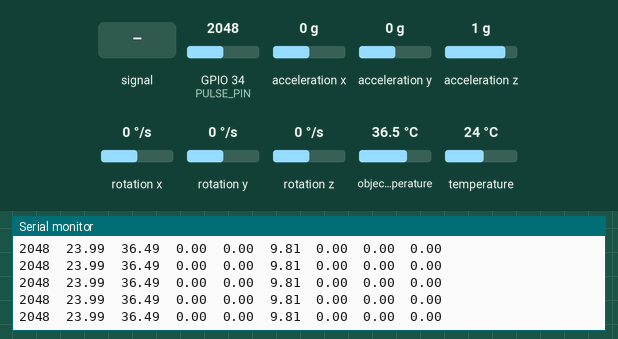
Recording of a sketch running on a simulated ESP32. Shown: the last lines printed to the serial monitor. Inputs (shaded band) come from the test bench; at power-on: acceleration x 0 g, GPIO 34 (PULSE_PIN) = 2048, acceleration y 0 g, acceleration z 1 g, rotation x 0 °/s, rotation y 0 °/s, rotation z 0 °/s, object temperature 36.5 °C, temperature 24 °C.

Above: at 1.2 s.
1.3 s: GPIO 34 (PULSE_PIN) fed a 200 Hz sine of ±327 counts around its level
At 1.37 s:
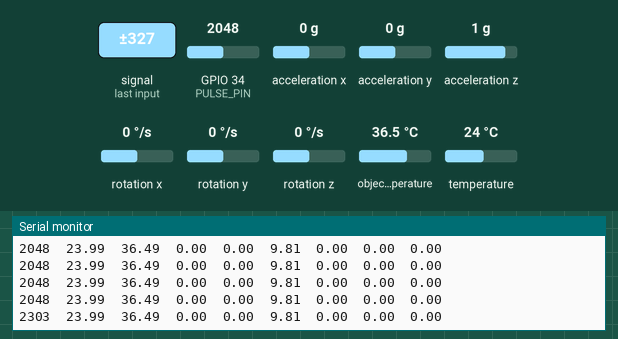
2.8 s: acceleration x set to -1.4 g
At 2.82 s:
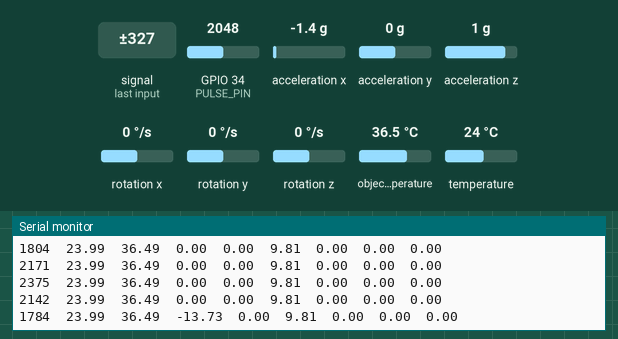
4.3 s: GPIO 34 (PULSE_PIN) set to 2866
At 4.34 s:
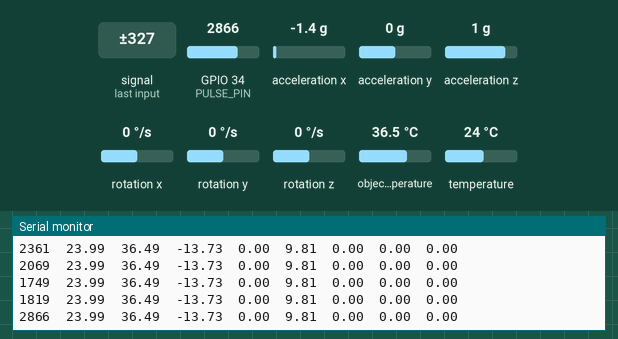
5.8 s: acceleration y set to -1.4 g
At 5.8 s:
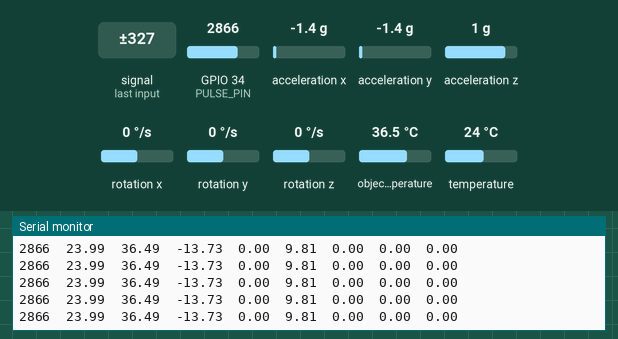
7.3 s: GPIO 34 (PULSE_PIN) fed a 1000 Hz sine of ±1023 counts around its level
At 7.36 s:
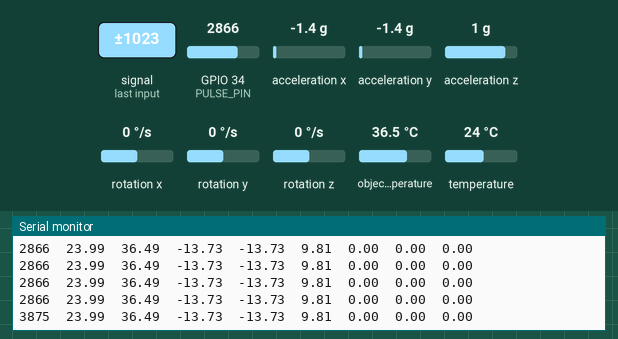
8.8 s: acceleration z set to -1.4 g
At 8.82 s:
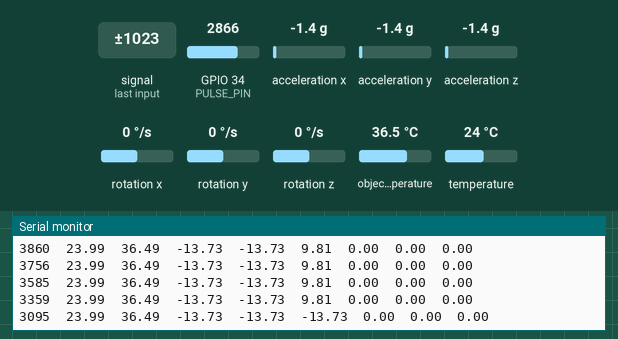
Timing chart, 0 to 11.3 s (numbered marks = the images above; inputs shaded):
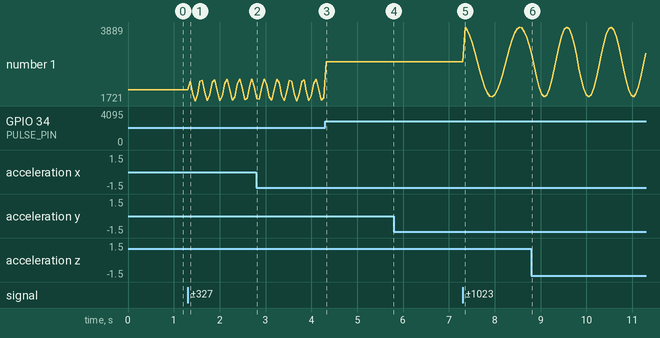

The sketch:

sensors_final.ino
```cpp
#include <Wire.h>
#include <Adafruit_MLX90614.h>
#include <Adafruit_MPU6050.h>
#include <Adafruit_Sensor.h>

#define PULSE_PIN 34 // ADC pin for KG011 Pulse Monitor

Adafruit_MLX90614 mlx = Adafruit_MLX90614();
Adafruit_MPU6050 mpu;

void setup() {
  Serial.begin(115200);

  // Initialize MLX90614
  if (!mlx.begin()) {
    Serial.println("Error initializing MLX90614");
    while (1);
  }

  // Initialize MPU6050
  if (!mpu.begin()) {
    Serial.println("Error initializing MPU6050");
    while (1);
  }
  mpu.setAccelerometerRange(MPU6050_RANGE_8_G);
  mpu.setGyroRange(MPU6050_RANGE_500_DEG);
  mpu.setFilterBandwidth(MPU6050_BAND_21_HZ);

  // Setup Pulse Monitor
  pinMode(PULSE_PIN, INPUT);
}

void loop() {
  // Pulse Monitor Reading
  int pulseValue = analogRead(PULSE_PIN);

  // MLX90614 Readings
  float ambientTemp = mlx.readAmbientTempC();
  float objectTemp = mlx.readObjectTempC();

  // MPU6050 Readings
  sensors_event_t accel, gyro, temp;
  mpu.getEvent(&accel, &gyro, &temp);

  // Output for Serial Plotter (separated by tabs or commas)
  Serial.print(pulseValue);                // Pulse value
  Serial.print("\t");                       // Tab separator
  Serial.print(ambientTemp);               // Ambient temperature
  Serial.print("\t");
  Serial.print(objectTemp);                // Object temperature
  Serial.print("\t");
  Serial.print(accel.acceleration.x);      // Accelerometer X
  Serial.print("\t");
  Serial.print(accel.acceleration.y);      // Accelerometer Y
  Serial.print("\t");
  Serial.print(accel.acceleration.z);      // Accelerometer Z
  Serial.print("\t");
  Serial.print(gyro.gyro.x);               // Gyroscope X
  Serial.print("\t");
  Serial.print(gyro.gyro.y);               // Gyroscope Y
  Serial.print("\t");
  Serial.println(gyro.gyro.z);             // Gyroscope Z (newline for next frame)

  delay(50); // Reduce delay for smoother plotting
}
```

Measured:
- after the input at 1.3 s, the serial monitor: prints a new line after 0.05 s (image 1)
- after the input at 2.8 s, the serial monitor: prints a new line at once (image 2)
- after the input at 7.3 s, the serial monitor: prints a new line after 0.05 s (image 5)
- after the input at 8.8 s, the serial monitor: prints a new line at once (image 6)
- plotted number 1: 2048 → 2142 after the input at 1.3 s, 2142 → 1819 after the input at 2.8 s, 2866 → 3359 after the input at 7.3 s, 3359 → 3120 after the input at 8.8 s
